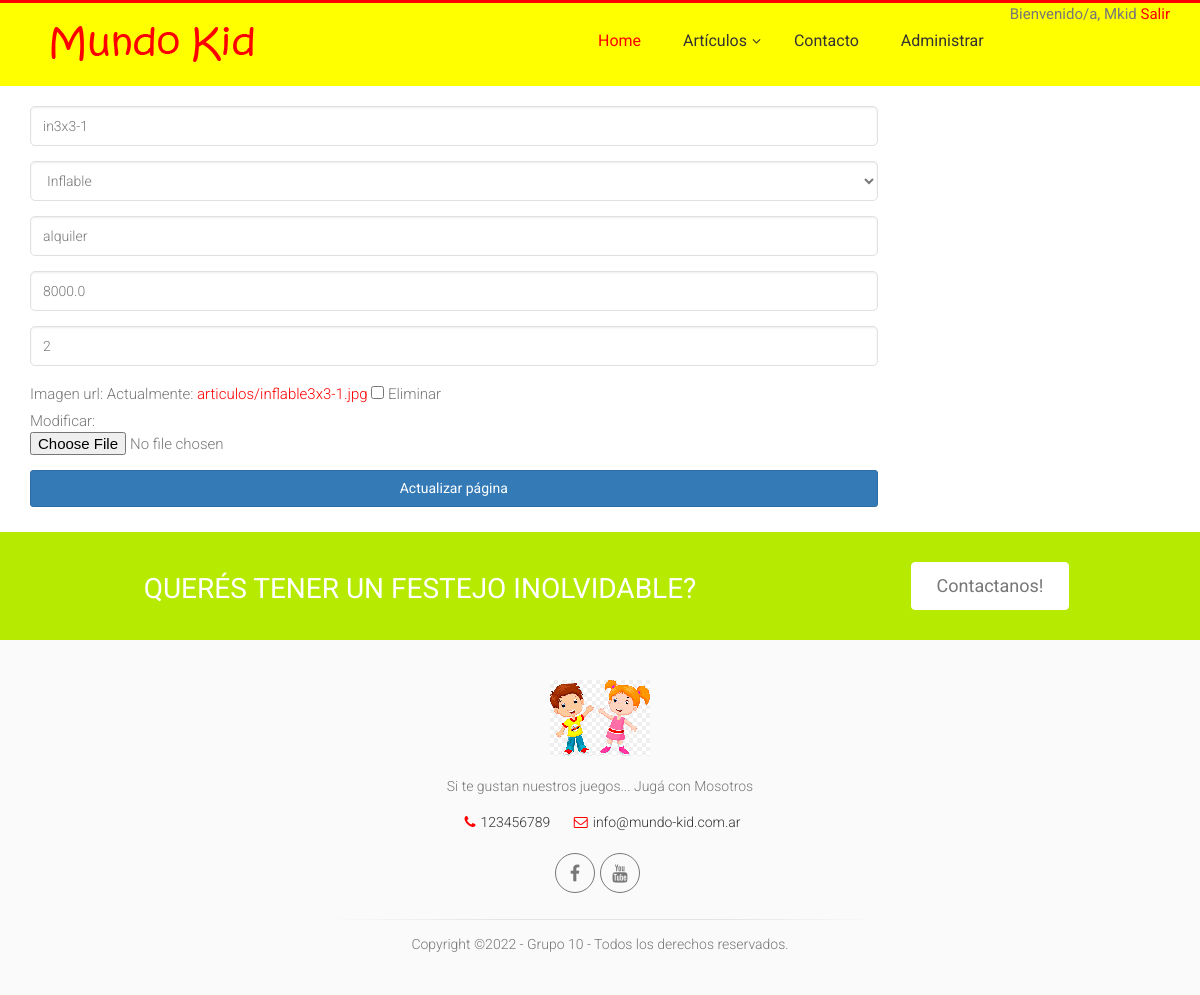
Screenshot of /articulos/update/137/ (signed in) with the database file from the repository.
### Articulos/models.py (models this page shows, shortened)
class Articulo(models.Model):
    id=models.AutoField(primary_key=True,verbose_name="Id_Artículo")
    nombre=models.TextField(max_length=40)
    categoria=models.CharField(
        models.ForeignKey('Categoria',on_delete=models.CASCADE),
        max_length=2, null=False, blank=False,
        choices=categorias_id,
        default='in')
    subcategoria=models.TextField(
        models.ForeignKey('Subcategoria',on_delete=models.CASCADE),
        null=False, blank=False,
        max_length=10)
    stock=models.IntegerField()
    precio=models.FloatField()
    imagen_url = models.ImageField(upload_to='articulos', null=True, blank=True, default='No-Image-Placeholder.svg')
    class Meta:
        verbose_name ="articulo"
        verbose_name_plural="articulos"
        ordering= ['nombre']

### Articulos/views.py (the view, shortened to what this page needs)
# urls.py: path('update/<int:pk>/', ArticuloUpdate.as_view(), name='update'),
@method_decorator(staff_member_required, name='dispatch')
class ArticuloUpdate(UpdateView):
    model = Articulo
    form_class = ArticuloForm
    template_name_suffix = '_update_form'

### Articulos/forms.py
class ArticuloForm(forms.ModelForm):
    class Meta:
        model = Articulo
        fields = ['nombre', 'categoria', 'subcategoria','precio','stock', 'imagen_url']
        widgets = {
            'nombre': forms.TextInput(attrs={'class':'form-control', 'placeholder':'Nombre'}),
            'categoria': forms.Select(attrs={'class':'form-control'}),
            'subcategoria': forms.TextInput(attrs={'class':'form-control', 'placeholder':'Subcategoría'}),
            'precio': forms.NumberInput(attrs={'class':'form-control', 'placeholder':'Precio'}),
            'stock': forms.NumberInput(attrs={'class':'form-control','placeholder':'Stock'}),
            'imagen':forms.ImageField(allow_empty_file='True'),
        }
        labels = {
            'nombre':'', 'categoria':'', 'subcategoria':'', 'precio':'', 'stock':'', 'imagen':'',
        }

### Articulos/templates/Articulos/articulo_update_form.html (shortened to what this page needs)
{% extends 'MundoKid/base.html' %}
{% load static %}
{% block content %}
<main role="main">
    <div class="container">
        <div class="row mt-3 mb-5">
            <div class="col-md-9 mx-auto">
                <div>
                    <form action="" method="POST" enctype="multipart/form-data">
                        {{ form.as_p }}
                    <div class="text-center">
                        <input type="submit" class="btn btn-primary btn-block" value="Actualizar página" />
                    </div>
                </form>
                </div>
            </div>
        </div>
    </div>
</main>
{% endblock %}

### MundoKid/templates/MundoKid/base.html (shortened to what this page needs)
<!DOCTYPE html>
<html lang="es">
    <head>
        {% load static %}
		<link href="{% static 'MundoKid/vendor/bootstrap/css/bootstrap.css' %}" rel="stylesheet">
		<link href="{% static 'MundoKid/vendor/font-awesome/css/font-awesome.css' %}" rel="stylesheet">
		<link href="{% static 'MundoKid/vendor/fontello/css/fontello.css' %}" rel="stylesheet">
		<link href="{% static 'MundoKid/vendor/plugins/rs-plugin/css/settings.css' %}" rel="stylesheet">
		<link href="{% static 'MundoKid/css/animations.css' %}" rel="stylesheet">
		<link href="{% static 'MundoKid/vendor/plugins/hover/hover-min.css' %}" rel="stylesheet">
		<link href="{% static 'MundoKid/css/style.css' %}" rel="stylesheet" >
		<link href="{% static 'MundoKid/css/skins/vivid_red.css' %}" rel="stylesheet">
        <link href="{% static 'MundoKid/css/rent.css' %}" rel="stylesheet">
		<link href="{% static 'MundoKid/css/form.css' %}" rel="stylesheet">
    </head>
	<body class="no-trans front-page  ">
		<div class="page-wrapper">
			<div class="header-container">
				<header class="header  fixed clearfix">
					<div class="container">
						<div class="row">
							<div class="col-md-3">
								<div class="header-left clearfix">
									<div id="logo" class="logo">
										<a href="{% url 'home' %}"><img id="logo_img" class="img-responsive" src="{% static 'MundoKid/images/mundo-kid.png' %}" alt="Mundo Kid" title="Mundo Kid"></a>
									</div>
								</div>
							</div>
							<div class="col-md-9">
								<div class="header-right clearfix">
								<div class="main-navigation  animated with-dropdown-buttons">
									<nav class="navbar navbar-default" role="navigation">
										<div class="container-fluid">
											<div class="collapse navbar-collapse" id="navbar-collapse-1">
												<ul class="nav navbar-nav">
													<li class="active">
														<a href="{% url 'home' %}">Home</a>
													</li>
													<li class="dropdown ">
														<a class="dropdown-toggle" data-toggle="dropdown" >Artículos</a>
													</li>
													<li>
														<a href="{% url 'contacto' %}">Contacto</a>
													</li>
													{% if request.user.is_staff %}
													<li >
														<a href="{% url 'articulos:list' %}">Administrar</a>
													</li>
													{% endif %}
													{% if not request.user.is_authenticated %}
													<li class="nav-item">
														<a class="nav-link" href="{% url 'login' %}"> Acceder </a>
													</li>
													<li class="nav-item">
														<a class="nav-link" href="{% url 'signup' %}"> Registro </a>
													</li>
													{% else %}
													<li class="nav-item">
														<p type="text" style="display: inline">Bienvenido/a, {{user.username}}
														<a class="nav-link" href="{% url 'logout' %}"> Salir </a>
													</li>
													{% endif %}
												</ul>
											</div>
										</div>
									</nav>
								</div>
								</div>
							</div>
						</div>
					</div>
				</header>
			</div>
    <main>
    {% block content %}{% endblock %}
    </main>
			<div class="verde footer-top animated-text default-hovered">
				<div class="container">
					<div class="row">
						<div class="col-md-12">
							<div class="call-to-action text-center">
								<div class="row">
									<div class="col-sm-8">
										<h2 class="txt-blanco">Querés tener un festejo inolvidable?</h2>
									</div>
									<div class="col-sm-4">
										<p class="mt-10"><a href="{% url 'contacto' %}" class="btn btn-lg btn-white">Contactanos!</a></p>
									</div>
								</div>
							</div>
						</div>
					</div>
				</div>
			</div>
			<footer id="footer" class="clearfix ">
				<div class="footer">
					<div class="container">
						<div class="footer-inner">
							<div class="row">
								<div class="col-sm-8 col-sm-offset-2 col-md-6 col-md-offset-3">
									<div class="footer-content text-center padding-ver-clear">
										<div class="logo-footer"><img id="logo-footer" class="center-block" src="{% static 'MundoKid/images/ninio.png' %}" alt="Mundo Kid"></div>
										<p>Si te gustan nuestros juegos... Jugá con Mosotros </p>
										<ul class="list-inline mb-20">
											<li><a href="tel:+00 1234567890" class="link-dark"><i class="text-default fa fa-phone pl-10 pr-5"></i>123456789</a></li>
											<li><a href="mailto:info@mundo-kid.com.ar" class="link-dark"><i class="text-default fa fa-envelope-o pl-10 pr-5"></i>info@mundo-kid.com.ar</a></li>
										</ul>
										<ul class="social-links circle animated-effect-1 margin-clear">
											<li class="facebook"><a target="_blank" href="https://www.facebook.com/"><i class="fa fa-facebook"></i></a></li>
											<li class="googleplus"><a target="_blank" href="https://www.youtube.com/"><i class="fa fa-youtube"></i></a></li>
										</ul>
										<div class="separator"></div>
										<p class="text-center margin-clear">Copyright ©2022 - Grupo 10 - Todos los derechos reservados.</p>
									</div>
								</div>
							</div>
						</div>
					</div>
				</div>
			</footer>
		</div>
</body>
</html>

### MundoKid/static/MundoKid/css/skins/vivid_red.css (style rules this page uses)
a { color: #ff0000; }
.text-default { color: #ff0000; }
.btn-white { color: #777777; background-color: #ffffff; border-color: #ffffff; }
.navbar-default .navbar-nav > li > a:hover, .navbar-default .navbar-nav > li > a:focus, .navbar-default .navbar-nav > .active > a, .navbar-default .navbar-nav > .active > a:hover, .navbar-default .navbar-nav > .active > a:focus { background-color: transparent; color: #ff0000; }
.social-links li a { border: 1px solid #e7e7e7; color: #cdcdcd; }
.social-links.animated-effect-1 li a:after { background-color: #ff0000; }

### rows the page displays
Articulo: nombre "in3x3-1", categoria "Inflable", subcategoria "alquiler", precio "8000.0", stock "2"

### other values shown
{{ user.username }} "Mkid"
